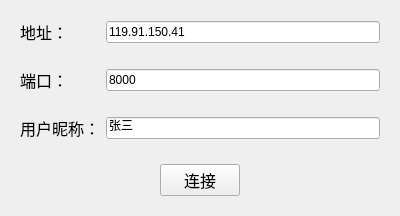
<?xml version="1.0" encoding="UTF-8"?>
<ui version="4.0">
 <class>LoginWindow</class>
 <widget class="QWidget" name="LoginWindow">
  <property name="geometry">
   <rect>
    <x>0</x>
    <y>0</y>
    <width>400</width>
    <height>161</height>
   </rect>
  </property>
  <property name="minimumSize">
   <size>
    <width>400</width>
    <height>0</height>
   </size>
  </property>
  <property name="windowTitle">
   <string>LoginWindow</string>
  </property>
  <layout class="QVBoxLayout" name="verticalLayout">
   <item>
    <widget class="QWidget" name="widget_3" native="true">
     <layout class="QHBoxLayout" name="horizontalLayout_3" stretch="0,1">
      <item>
       <widget class="QLabel" name="addressLabel">
        <property name="sizePolicy">
         <sizepolicy hsizetype="Fixed" vsizetype="Preferred">
          <horstretch>0</horstretch>
          <verstretch>0</verstretch>
         </sizepolicy>
        </property>
        <property name="minimumSize">
         <size>
          <width>80</width>
          <height>0</height>
         </size>
        </property>
        <property name="font">
         <font>
          <family>微软雅黑</family>
          <pointsize>12</pointsize>
         </font>
        </property>
        <property name="text">
         <string>地址：</string>
        </property>
       </widget>
      </item>
      <item>
       <widget class="QLineEdit" name="addressLineEdit">
        <property name="text">
         <string>119.91.150.41</string>
        </property>
       </widget>
      </item>
     </layout>
    </widget>
   </item>
   <item>
    <widget class="QWidget" name="widget_2" native="true">
     <layout class="QHBoxLayout" name="horizontalLayout_2" stretch="0,1">
      <item>
       <widget class="QLabel" name="portLabel">
        <property name="sizePolicy">
         <sizepolicy hsizetype="Fixed" vsizetype="Preferred">
          <horstretch>0</horstretch>
          <verstretch>0</verstretch>
         </sizepolicy>
        </property>
        <property name="minimumSize">
         <size>
          <width>80</width>
          <height>0</height>
         </size>
        </property>
        <property name="font">
         <font>
          <family>微软雅黑</family>
          <pointsize>12</pointsize>
         </font>
        </property>
        <property name="text">
         <string>端口：</string>
        </property>
       </widget>
      </item>
      <item>
       <widget class="QLineEdit" name="portLineEdit">
        <property name="text">
         <string>8000</string>
        </property>
       </widget>
      </item>
     </layout>
    </widget>
   </item>
   <item>
    <widget class="QWidget" name="widget" native="true">
     <layout class="QHBoxLayout" name="horizontalLayout" stretch="0,1">
      <item>
       <widget class="QLabel" name="usernameLabel">
        <property name="sizePolicy">
         <sizepolicy hsizetype="Fixed" vsizetype="Preferred">
          <horstretch>0</horstretch>
          <verstretch>0</verstretch>
         </sizepolicy>
        </property>
        <property name="minimumSize">
         <size>
          <width>80</width>
          <height>0</height>
         </size>
        </property>
        <property name="font">
         <font>
          <family>微软雅黑</family>
          <pointsize>12</pointsize>
         </font>
        </property>
        <property name="text">
         <string>用户昵称：</string>
        </property>
       </widget>
      </item>
      <item>
       <widget class="QLineEdit" name="usernameLineEdit">
        <property name="text">
         <string>张三</string>
        </property>
       </widget>
      </item>
     </layout>
    </widget>
   </item>
   <item>
    <widget class="QWidget" name="widget_4" native="true">
     <layout class="QHBoxLayout" name="horizontalLayout_4">
      <item>
       <spacer name="horizontalSpacer">
        <property name="orientation">
         <enum>Qt::Horizontal</enum>
        </property>
        <property name="sizeHint" stdset="0">
         <size>
          <width>141</width>
          <height>20</height>
         </size>
        </property>
       </spacer>
      </item>
      <item>
       <widget class="QPushButton" name="connectPushButton">
        <property name="font">
         <font>
          <family>微软雅黑</family>
          <pointsize>12</pointsize>
         </font>
        </property>
        <property name="text">
         <string>连接</string>
        </property>
       </widget>
      </item>
      <item>
       <spacer name="horizontalSpacer_2">
        <property name="orientation">
         <enum>Qt::Horizontal</enum>
        </property>
        <property name="sizeHint" stdset="0">
         <size>
          <width>141</width>
          <height>20</height>
         </size>
        </property>
       </spacer>
      </item>
     </layout>
    </widget>
   </item>
  </layout>
 </widget>
 <resources/>
 <connections/>
</ui>
